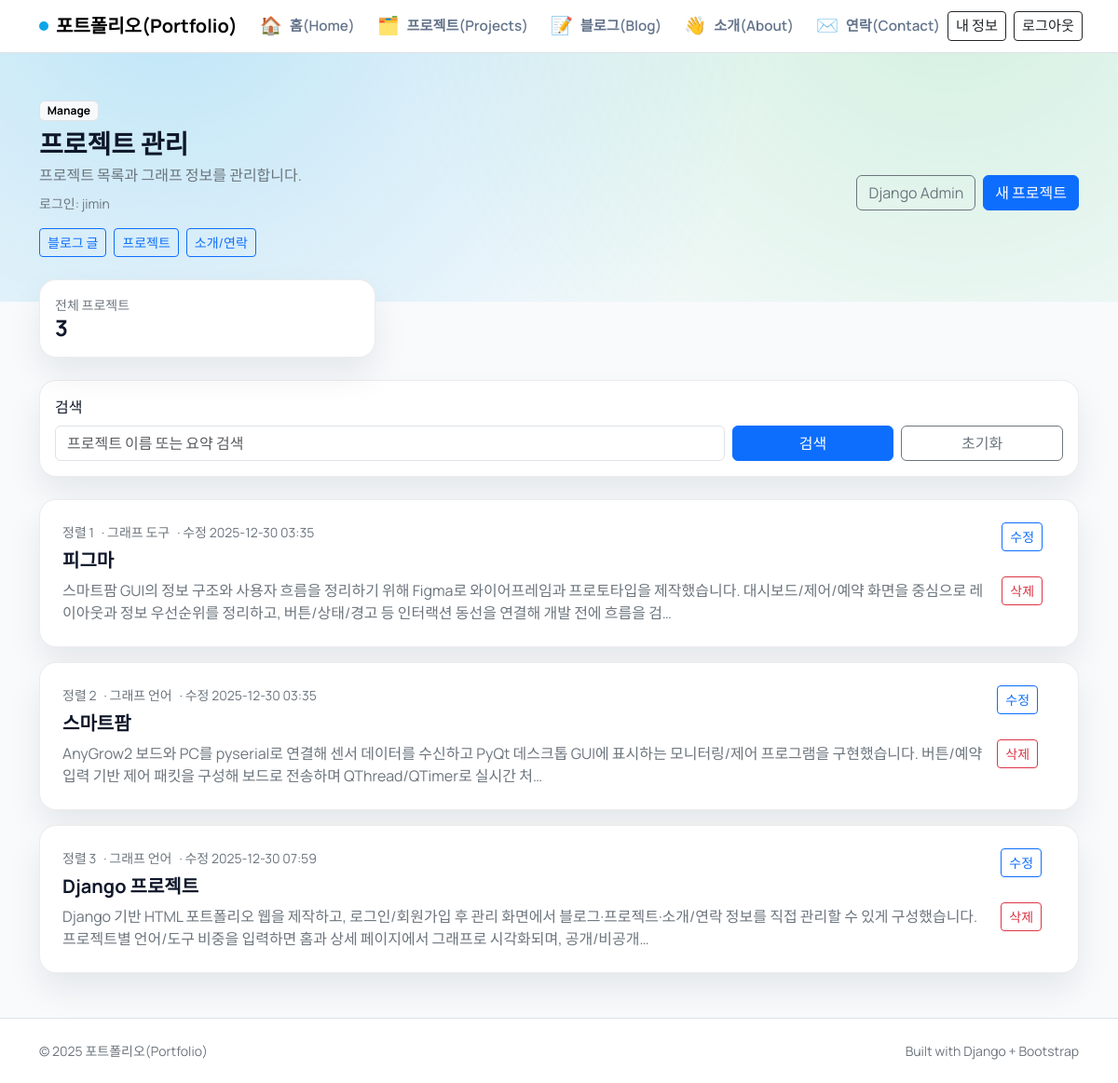
Page /manage/projects/ (signed in) on the committed database.
### pages/models.py (models this page shows, shortened)
class Project(models.Model):
    USAGE_LANGUAGE = "language"
    USAGE_TOOL = "tool"
    USAGE_OTHER = "other"
    USAGE_CHOICES = [
        (USAGE_LANGUAGE, "Language"),
        (USAGE_TOOL, "Tool"),
        (USAGE_OTHER, "Other"),
    ]
    name = models.CharField(max_length=200)
    summary = models.TextField()
    link = models.URLField(blank=True)
    tech_stack = models.JSONField(default=list, blank=True)
    details = models.JSONField(default=list, blank=True)
    highlights = models.JSONField(default=list, blank=True)
    note = models.TextField(blank=True)
    usage_title = models.CharField(max_length=120, blank=True)
    usage_type = models.CharField(max_length=20, choices=USAGE_CHOICES, blank=True)
    usage_items = models.JSONField(default=list, blank=True)
    owner = models.ForeignKey(
        settings.AUTH_USER_MODEL,
        on_delete=models.CASCADE,
        related_name="projects",
        null=True,
        blank=True,
    )
    order = models.PositiveIntegerField(default=0)
    created_at = models.DateTimeField(default=timezone.now)
    updated_at = models.DateTimeField(auto_now=True)
    class Meta:
        ordering = ["order", "-created_at"]

### pages/manage_views.py (the view)
@login_required
def manage_project_list(request):
    query = request.GET.get("q", "").strip()
    base_qs = Project.objects.filter(owner=request.user)
    projects = base_qs
    if query:
        projects = projects.filter(Q(name__icontains=query) | Q(summary__icontains=query))
    projects = projects.order_by("order", "-created_at")
    context = {
        "projects": projects,
        "query": query,
        "total_count": base_qs.count(),
    }
    return render(request, "pages/manage/project_list.html", context)

### pages/templates/pages/manage/project_list.html
{% extends "blog/manage/base.html" %}
{% block manage_title %}프로젝트 관리{% endblock %}
{% block manage_description %}프로젝트 목록과 그래프 정보를 관리합니다.{% endblock %}
{% block manage_actions %}
  <a class="btn btn-outline-secondary" href="/admin/">Django Admin</a>
  <a class="btn btn-primary" href="{% url 'manage_project_create' %}">새 프로젝트</a>
{% endblock %}
{% block manage_content %}
<div class="row g-3 mb-4">
  <div class="col-md-4">
    <div class="surface p-3">
      <div class="text-secondary small">전체 프로젝트</div>
      <div class="h4 fw-bold mb-0">{{ total_count }}</div>
    </div>
  </div>
</div>
<form class="surface p-3 mb-4" method="get">
  <div class="row g-2 align-items-end">
    <div class="col-md-8">
      <label class="form-label">검색</label>
      <input class="form-control" type="search" name="q" placeholder="프로젝트 이름 또는 요약 검색" value="{{ query }}">
    </div>
    <div class="col-md-4 d-flex gap-2">
      <button class="btn btn-primary w-100" type="submit">검색</button>
      <a class="btn btn-outline-secondary w-100" href="{% url 'manage_project_list' %}">초기화</a>
    </div>
  </div>
</form>
{% for project in projects %}
  <div class="surface p-4 manage-card">
    <div class="d-flex flex-column flex-lg-row justify-content-between gap-3">
      <div>
        <div class="d-flex align-items-center gap-2 mb-2">
          <span class="small text-secondary">정렬 {{ project.order }}</span>
          {% if project.usage_type %}
            <span class="small text-secondary">
              · 그래프
              {% if project.usage_type == "language" %}
                언어
              {% elif project.usage_type == "tool" %}
                도구
              {% else %}
                기타
              {% endif %}
            </span>
          {% endif %}
          <span class="small text-secondary">· 수정 {{ project.updated_at|date:"Y-m-d H:i" }}</span>
        </div>
        <h2 class="h5 fw-bold mb-2">{{ project.name }}</h2>
        <p class="text-secondary mb-0">{{ project.summary|truncatechars:140 }}</p>
      </div>
      <div class="manage-actions d-flex flex-wrap gap-2 align-items-start">
        <a class="btn btn-outline-primary btn-sm" href="{% url 'manage_project_edit' project.pk %}">수정</a>
        <a class="btn btn-outline-danger btn-sm" href="{% url 'manage_project_delete' project.pk %}">삭제</a>
      </div>
    </div>
  </div>
{% empty %}
  <div class="alert alert-light border">프로젝트가 없습니다. 새 프로젝트를 등록해 주세요.</div>
{% endfor %}
{% endblock %}

### blog/templates/blog/manage/base.html (shortened to what this page needs)
{% extends "blog/base.html" %}
{% block content %}
<section class="mb-4 fade-up">
  <span class="badge text-bg-light border mb-2">Manage</span>
  <div class="d-flex flex-wrap align-items-center justify-content-between gap-3">
    <div>
      <h1 class="h3 fw-bold mb-1">{% block manage_title %}콘텐츠 관리{% endblock %}</h1>
      <p class="text-secondary mb-0">{% block manage_description %}블로그/프로젝트/소개·연락을 관리합니다.{% endblock %}</p>
      <div class="small text-secondary mt-2">로그인: {{ request.user.username }}</div>
      <div class="d-flex flex-wrap gap-2 mt-3">
        <a class="btn btn-sm btn-outline-primary" href="{% url 'manage_post_list' %}">블로그 글</a>
        <a class="btn btn-sm btn-outline-primary" href="{% url 'manage_project_list' %}">프로젝트</a>
        <a class="btn btn-sm btn-outline-primary" href="{% url 'manage_profile_edit' %}">소개/연락</a>
      </div>
    </div>
    <div class="d-flex flex-wrap gap-2">
      {% block manage_actions %}{% endblock %}
    </div>
  </div>
</section>
{% block manage_content %}{% endblock %}
{% endblock %}

### blog/templates/blog/base.html (style rules this page uses)
:root { --ink: #0f172a; --muted: #64748b; --accent: #0ea5e9; --accent-2: #22c55e; --surface: #ffffff; --border: rgba(15, 23, 42, 0.08); --radius: 18px; }
body { font-family: "Manrope", sans-serif; color: var(--ink); background: #f8fafc; min-height: 100vh; }
body::before { content: ""; position: fixed; inset: -10% 0 auto 0; height: 55vh; background: radial-gradient(circle at 15% 20%, rgba(14, 165, 233, 0.25), transparent 60%), radial-gradient(circle at 85% 15%, rgba(34, 197, 94, 0.18), transparent 55%); z-index: -1; }
.surface { background: var(--surface); border: 1px solid var(--border); border-radius: var(--radius); box-shadow: 0 18px 36px rgba(15, 23, 42, 0.08); }
.fade-up { animation: fadeUp 0.7s ease both; }

### blog/templates/blog/manage/base.html (style rules this page uses)
.manage-card + .manage-card { margin-top: 16px; }

### rows in the picture
Project: order "1", usage_type "· 그래프", updated_at "2025-12-30 03:35", name "피그마", summary "스마트팜 GUI의 정보 구조와 사용자 흐름을 정리하기 위해 Figma로 와이어프레임과 프로토타입을 제작했습니다. 대시보드/제어/예약 화면을 중심으로 레이아웃과 정보 우선순위를 정리하고, 버튼/상태/경고 등 인터랙션 동선을 연결해 개발 전에 흐름을 검…"
Project: order "2", usage_type "· 그래프", updated_at "2025-12-30 03:35", name "스마트팜", summary "AnyGrow2 보드와 PC를 pyserial로 연결해 센서 데이터를 수신하고 PyQt 데스크톱 GUI에 표시하는 모니터링/제어 프로그램을 구현했습니다. 버튼/예약 입력 기반 제어 패킷을 구성해 보드로 전송하며 QThread/QTimer로 실시간 처…"
Project: order "3", usage_type "· 그래프", updated_at "2025-12-30 07:59", name "Django 프로젝트", summary "Django 기반 HTML 포트폴리오 웹을 제작하고, 로그인/회원가입 후 관리 화면에서 블로그·프로젝트·소개/연락 정보를 직접 관리할 수 있게 구성했습니다. 프로젝트별 언어/도구 비중을 입력하면 홈과 상세 페이지에서 그래프로 시각화되며, 공개/비공개…"

### other values in the picture
{{ request.user.username }} "jimin"
{{ total_count }} "3"
